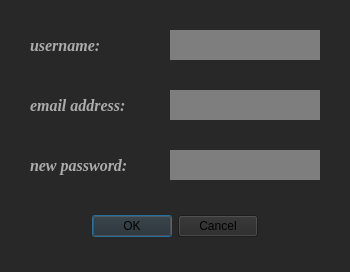
<?xml version="1.0" encoding="UTF-8"?>
<ui version="4.0">
 <class>forget_pas</class>
 <widget class="QDialog" name="forget_pas">
  <property name="geometry">
   <rect>
    <x>0</x>
    <y>0</y>
    <width>350</width>
    <height>272</height>
   </rect>
  </property>
  <property name="minimumSize">
   <size>
    <width>350</width>
    <height>272</height>
   </size>
  </property>
  <property name="maximumSize">
   <size>
    <width>350</width>
    <height>272</height>
   </size>
  </property>
  <property name="windowTitle">
   <string>Dialog</string>
  </property>
  <property name="styleSheet">
   <string notr="true">background-color: rgb(40, 40, 40);</string>
  </property>
  <widget class="QDialogButtonBox" name="buttonBox">
   <property name="geometry">
    <rect>
     <x>92</x>
     <y>210</y>
     <width>166</width>
     <height>32</height>
    </rect>
   </property>
   <property name="cursor">
    <cursorShape>PointingHandCursor</cursorShape>
   </property>
   <property name="styleSheet">
    <string notr="true"/>
   </property>
   <property name="orientation">
    <enum>Qt::Horizontal</enum>
   </property>
   <property name="standardButtons">
    <set>QDialogButtonBox::Cancel|QDialogButtonBox::Ok</set>
   </property>
  </widget>
  <widget class="QLabel" name="label">
   <property name="geometry">
    <rect>
     <x>30</x>
     <y>30</y>
     <width>111</width>
     <height>30</height>
    </rect>
   </property>
   <property name="font">
    <font>
     <family>Georgia</family>
     <pointsize>12</pointsize>
     <weight>75</weight>
     <italic>true</italic>
     <bold>true</bold>
    </font>
   </property>
   <property name="styleSheet">
    <string notr="true">color: rgb(171, 171, 171);</string>
   </property>
   <property name="text">
    <string>username:</string>
   </property>
  </widget>
  <widget class="QLabel" name="label_2">
   <property name="geometry">
    <rect>
     <x>30</x>
     <y>90</y>
     <width>131</width>
     <height>30</height>
    </rect>
   </property>
   <property name="font">
    <font>
     <family>Georgia</family>
     <pointsize>12</pointsize>
     <weight>75</weight>
     <italic>true</italic>
     <bold>true</bold>
    </font>
   </property>
   <property name="styleSheet">
    <string notr="true">color: rgb(171, 171, 171);</string>
   </property>
   <property name="text">
    <string>email address:</string>
   </property>
  </widget>
  <widget class="QLabel" name="label_3">
   <property name="geometry">
    <rect>
     <x>30</x>
     <y>150</y>
     <width>131</width>
     <height>30</height>
    </rect>
   </property>
   <property name="font">
    <font>
     <family>Georgia</family>
     <pointsize>12</pointsize>
     <weight>75</weight>
     <italic>true</italic>
     <bold>true</bold>
    </font>
   </property>
   <property name="styleSheet">
    <string notr="true">color: rgb(171, 171, 171);</string>
   </property>
   <property name="text">
    <string>new password:</string>
   </property>
  </widget>
  <widget class="QLineEdit" name="lineEdit">
   <property name="geometry">
    <rect>
     <x>170</x>
     <y>30</y>
     <width>150</width>
     <height>30</height>
    </rect>
   </property>
   <property name="font">
    <font>
     <family>Georgia</family>
     <pointsize>12</pointsize>
     <weight>75</weight>
     <bold>true</bold>
    </font>
   </property>
   <property name="toolTip">
    <string>username</string>
   </property>
   <property name="styleSheet">
    <string notr="true">background-color: rgb(126, 126, 126);
selection-color: rgb(255, 255, 255);
selection-background-color: rgb(0, 0, 0);
color: rgb(0, 0, 0);</string>
   </property>
   <property name="frame">
    <bool>false</bool>
   </property>
  </widget>
  <widget class="QLineEdit" name="lineEdit_2">
   <property name="geometry">
    <rect>
     <x>170</x>
     <y>90</y>
     <width>150</width>
     <height>30</height>
    </rect>
   </property>
   <property name="font">
    <font>
     <family>Georgia</family>
     <pointsize>12</pointsize>
     <weight>75</weight>
     <bold>true</bold>
    </font>
   </property>
   <property name="toolTip">
    <string>email address</string>
   </property>
   <property name="styleSheet">
    <string notr="true">background-color: rgb(126, 126, 126);
selection-color: rgb(255, 255, 255);
selection-background-color: rgb(0, 0, 0);
color: rgb(0, 0, 0);</string>
   </property>
   <property name="frame">
    <bool>false</bool>
   </property>
  </widget>
  <widget class="QLineEdit" name="lineEdit_3">
   <property name="geometry">
    <rect>
     <x>170</x>
     <y>150</y>
     <width>150</width>
     <height>30</height>
    </rect>
   </property>
   <property name="font">
    <font>
     <family>Georgia</family>
     <pointsize>12</pointsize>
     <weight>75</weight>
     <bold>true</bold>
    </font>
   </property>
   <property name="toolTip">
    <string>new password</string>
   </property>
   <property name="styleSheet">
    <string notr="true">background-color: rgb(126, 126, 126);
selection-color: rgb(255, 255, 255);
selection-background-color: rgb(0, 0, 0);
color: rgb(0, 0, 0);</string>
   </property>
   <property name="frame">
    <bool>false</bool>
   </property>
   <property name="echoMode">
    <enum>QLineEdit::Password</enum>
   </property>
  </widget>
 </widget>
 <resources/>
 <connections>
  <connection>
   <sender>buttonBox</sender>
   <signal>accepted()</signal>
   <receiver>forget_pas</receiver>
   <slot>accept()</slot>
   <hints>
    <hint type="sourcelabel">
     <x>248</x>
     <y>254</y>
    </hint>
    <hint type="destinationlabel">
     <x>157</x>
     <y>274</y>
    </hint>
   </hints>
  </connection>
  <connection>
   <sender>buttonBox</sender>
   <signal>rejected()</signal>
   <receiver>forget_pas</receiver>
   <slot>reject()</slot>
   <hints>
    <hint type="sourcelabel">
     <x>316</x>
     <y>260</y>
    </hint>
    <hint type="destinationlabel">
     <x>286</x>
     <y>274</y>
    </hint>
   </hints>
  </connection>
 </connections>
</ui>
